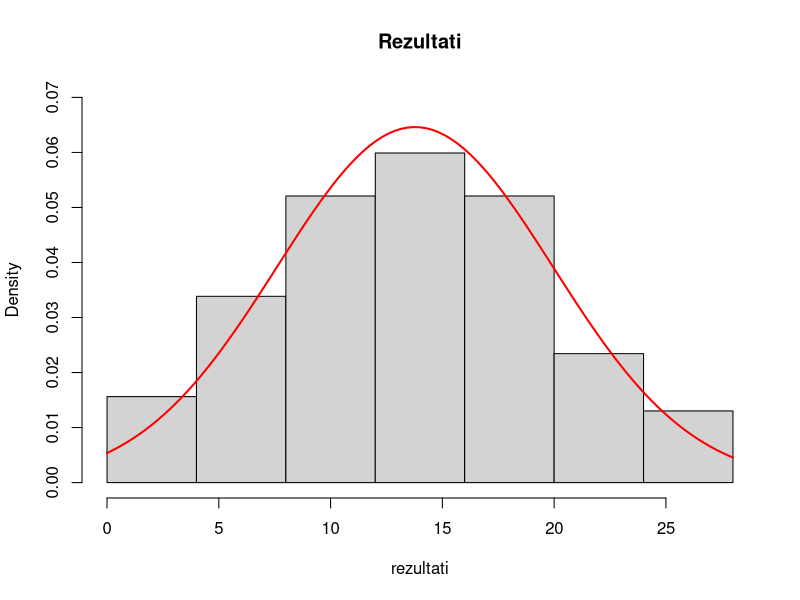

The R source for this figure:
# Dati su rezultati ispita. Odrediti: histogram, uzoracku sredinu,
# uzoracku disperziju, uzoracko standardno odstupanje, medijanu, 
# stablo-lisce, kvantile.

rezultati <- c(28, 27, 26, 25, 24, 23, 21, 21, 20, 19, 19, 
               18, 18, 18, 17, 17, 17, 17, 16, 16, 16, 15.5,
               15, 15, 15, 15, 14, 13, 13, 13, 13, 12, 12, 11,
               11, 11, 11, 11, 10, 10, 10, 9, 9, 8, 7, 6, 5, 4,
               0, 0, 25, 23, 21, 21, 21, 21, 20, 19.5, 19, 19, 
               18, 18, 17, 17, 17, 17, 16, 15, 15, 15, 14, 14,
               14, 13.5, 13, 13, 12, 12, 10, 10, 9, 9, 9, 9, 8,
               7, 7, 7, 7, 5, 5, 5, 5, 4, 3, 2)

# uzoracka sredina
mean(rezultati)

# uzoracka disperzija
var(rezultati)

# standardno odstupanje
sd(rezultati)

# medijana
median(rezultati)

# stablo lisce
stem(rezultati)

# kvantili
quantile(rezultati)

# histogram
n <- length(rezultati)
k <- floor(log(n, base = 2)) + 1
d <- diff(range(rezultati)) / k
podela <- sort(rezultati)[1] + 0:k * d
hist(rezultati, breaks = podela, 
     main = "Rezultati", 
     probability = TRUE,
     ylim = c(0, 0.07))

curve(dnorm(x, mean = mean(rezultati), sd = sd(rezultati)), 
      lwd = 2, col = "red", add = TRUE)